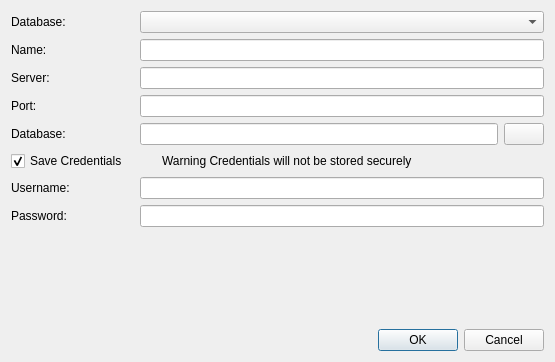
<?xml version="1.0" encoding="UTF-8"?>
<ui version="4.0">
 <class>ConnectionDialog</class>
 <widget class="QDialog" name="ConnectionDialog">
  <property name="geometry">
   <rect>
    <x>0</x>
    <y>0</y>
    <width>555</width>
    <height>362</height>
   </rect>
  </property>
  <property name="windowTitle">
   <string>New connection</string>
  </property>
  <property name="modal">
   <bool>true</bool>
  </property>
  <layout class="QVBoxLayout" name="verticalLayout">
   <item>
    <layout class="QGridLayout" name="gridLayout">
     <item row="5" column="0">
      <widget class="QCheckBox" name="saveCedentialsCheckBox">
       <property name="text">
        <string>Save Credentials</string>
       </property>
       <property name="checked">
        <bool>true</bool>
       </property>
       <property name="tristate">
        <bool>false</bool>
       </property>
      </widget>
     </item>
     <item row="0" column="0" colspan="2">
      <widget class="QLabel" name="label_6">
       <property name="frameShape">
        <enum>QFrame::NoFrame</enum>
       </property>
       <property name="text">
        <string>Database:</string>
       </property>
      </widget>
     </item>
     <item row="0" column="2" colspan="2">
      <widget class="QComboBox" name="listDropdownDBDriver">
       <property name="minimumSize">
        <size>
         <width>400</width>
         <height>0</height>
        </size>
       </property>
       <property name="toolTipDuration">
        <number>-1</number>
       </property>
      </widget>
     </item>
     <item row="1" column="0">
      <widget class="QLabel" name="label_8">
       <property name="text">
        <string>Name:</string>
       </property>
      </widget>
     </item>
     <item row="1" column="2" colspan="2">
      <widget class="QLineEdit" name="txtName">
       <property name="minimumSize">
        <size>
         <width>400</width>
         <height>0</height>
        </size>
       </property>
      </widget>
     </item>
     <item row="2" column="0" colspan="2">
      <widget class="QLabel" name="label_3">
       <property name="text">
        <string>Server: </string>
       </property>
      </widget>
     </item>
     <item row="2" column="2" colspan="2">
      <widget class="QLineEdit" name="txtServer">
       <property name="minimumSize">
        <size>
         <width>400</width>
         <height>0</height>
        </size>
       </property>
      </widget>
     </item>
     <item row="3" column="0">
      <widget class="QLabel" name="label_4">
       <property name="text">
        <string>Port: </string>
       </property>
      </widget>
     </item>
     <item row="3" column="2" colspan="2">
      <widget class="QLineEdit" name="txtPort">
       <property name="minimumSize">
        <size>
         <width>400</width>
         <height>0</height>
        </size>
       </property>
      </widget>
     </item>
     <item row="4" column="0" colspan="2">
      <widget class="QLabel" name="label_5">
       <property name="text">
        <string>Database: </string>
       </property>
      </widget>
     </item>
     <item row="4" column="2">
      <widget class="QLineEdit" name="txtDatabase">
       <property name="minimumSize">
        <size>
         <width>350</width>
         <height>0</height>
        </size>
       </property>
      </widget>
     </item>
     <item row="4" column="3">
      <widget class="QPushButton" name="chooseDatabaseFileButton">
       <property name="enabled">
        <bool>true</bool>
       </property>
       <property name="toolTip">
        <string>choose database file</string>
       </property>
       <property name="text">
        <string/>
       </property>
       <property name="icon">
        <iconset resource="../resources/icons.qrc">
         <normaloff>:/icons/silk/icons/silk/folder.png</normaloff>:/icons/silk/icons/silk/folder.png</iconset>
       </property>
       <property name="flat">
        <bool>false</bool>
       </property>
      </widget>
     </item>
     <item row="6" column="2" colspan="2">
      <widget class="QLineEdit" name="txtUser">
       <property name="minimumSize">
        <size>
         <width>400</width>
         <height>0</height>
        </size>
       </property>
      </widget>
     </item>
     <item row="7" column="0" colspan="2">
      <widget class="QLabel" name="label_2">
       <property name="text">
        <string>Password: </string>
       </property>
      </widget>
     </item>
     <item row="6" column="0" colspan="2">
      <widget class="QLabel" name="label">
       <property name="text">
        <string>Username: </string>
       </property>
      </widget>
     </item>
     <item row="7" column="2" colspan="2">
      <widget class="QLineEdit" name="txtPass">
       <property name="minimumSize">
        <size>
         <width>400</width>
         <height>0</height>
        </size>
       </property>
       <property name="echoMode">
        <enum>QLineEdit::Password</enum>
       </property>
       <property name="clearButtonEnabled">
        <bool>false</bool>
       </property>
      </widget>
     </item>
     <item row="5" column="2">
      <layout class="QHBoxLayout" name="horizontalLayout">
       <item>
        <widget class="QLabel" name="credentialWarningImgLabel">
         <property name="enabled">
          <bool>true</bool>
         </property>
         <property name="maximumSize">
          <size>
           <width>16</width>
           <height>16</height>
          </size>
         </property>
         <property name="text">
          <string/>
         </property>
         <property name="pixmap">
          <pixmap resource="../resources/icons.qrc">:/icons/silk/icons/silk/error.png</pixmap>
         </property>
        </widget>
       </item>
       <item>
        <widget class="QLabel" name="credentialWarningTxtLabel">
         <property name="enabled">
          <bool>true</bool>
         </property>
         <property name="text">
          <string>Warning Credentials will not be stored securely</string>
         </property>
        </widget>
       </item>
      </layout>
     </item>
    </layout>
   </item>
   <item>
    <spacer name="verticalSpacer">
     <property name="orientation">
      <enum>Qt::Vertical</enum>
     </property>
     <property name="sizeHint" stdset="0">
      <size>
       <width>20</width>
       <height>28</height>
      </size>
     </property>
    </spacer>
   </item>
   <item>
    <widget class="QDialogButtonBox" name="buttonBox">
     <property name="orientation">
      <enum>Qt::Horizontal</enum>
     </property>
     <property name="standardButtons">
      <set>QDialogButtonBox::Cancel|QDialogButtonBox::Ok</set>
     </property>
     <property name="centerButtons">
      <bool>false</bool>
     </property>
    </widget>
   </item>
  </layout>
 </widget>
 <resources>
  <include location="../resources/icons.qrc"/>
 </resources>
 <connections/>
</ui>
